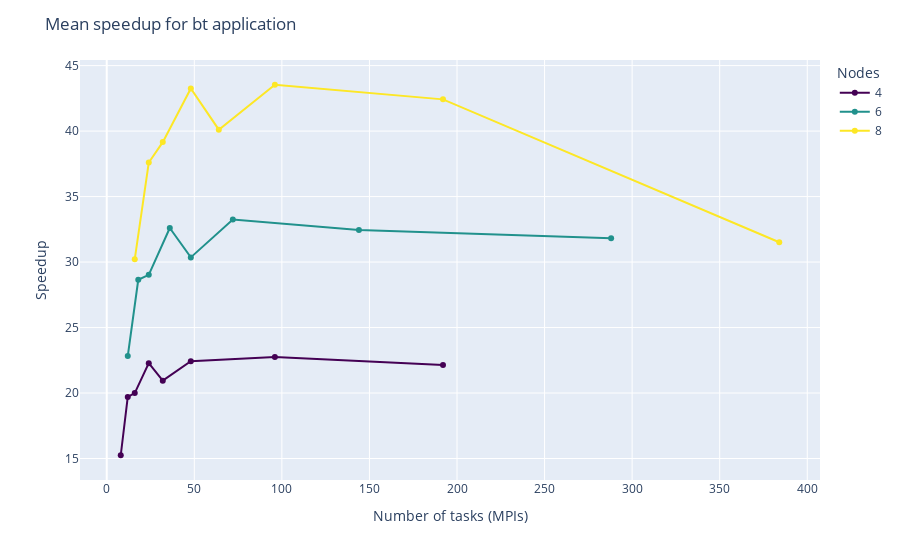

Notebook code cell kept with this figure:
### Markdown cell above
## Speedup vs ntasks (MPIs)

### Code cell
fig = px.line(x=bt['ntasks'], y=bt['empirical speedup'],
                markers=True,
                color=bt['nodes'],
                color_discrete_sequence=['#440154', '#21918c', '#fde725'])
fig.update_layout(title='Mean speedup for bt application',
                    legend_title_text='Nodes',
                    xaxis_title='Number of tasks (MPIs)',
                    yaxis_title='Speedup')

fig.show()

### Figure 1 — Plotly figure (JSON) as saved in the notebook; plotly's stock layout.template omitted (floating-point values rounded to 4 significant figures)
{"data": [{"hovertemplate": "color=4<br>x=%{x}<br>y=%{y}<extra></extra>", "legendgroup": "4", "line": {"color": "#440154", "dash": "solid"}, "marker": {"symbol": "circle"}, "mode": "markers+lines", "name": "4", "orientation": "v", "showlegend": true, "type": "scatter", "x": [8, 12, 16, 24, 32, 48, 96, 192], "xaxis": "x", "y": [15.25, 19.7, 19.99, 22.28, 20.94, 22.43, 22.74, 22.13], "yaxis": "y"}, {"hovertemplate": "color=6<br>x=%{x}<br>y=%{y}<extra></extra>", "legendgroup": "6", "line": {"color": "#21918c", "dash": "solid"}, "marker": {"symbol": "circle"}, "mode": "markers+lines", "name": "6", "orientation": "v", "showlegend": true, "type": "scatter", "x": [12, 18, 24, 36, 48, 72, 144, 288], "xaxis": "x", "y": [22.82, 28.65, 29.03, 32.6, 30.36, 33.26, 32.44, 31.82], "yaxis": "y"}, {"hovertemplate": "color=8<br>x=%{x}<br>y=%{y}<extra></extra>", "legendgroup": "8", "line": {"color": "#fde725", "dash": "solid"}, "marker": {"symbol": "circle"}, "mode": "markers+lines", "name": "8", "orientation": "v", "showlegend": true, "type": "scatter", "x": [16, 24, 32, 48, 64, 96, 192, 384], "xaxis": "x", "y": [30.22, 37.6, 39.16, 43.25, 40.11, 43.54, 42.42, 31.51], "yaxis": "y"}], "layout": {"legend": {"title": {"text": "Nodes"}, "tracegroupgap": 0}, "margin": {"t": 60}, "title": {"text": "Mean speedup for bt application"}, "xaxis": {"anchor": "y", "domain": [0, 1], "title": {"text": "Number of tasks (MPIs)"}}, "yaxis": {"anchor": "x", "domain": [0, 1], "title": {"text": "Speedup"}}}}
